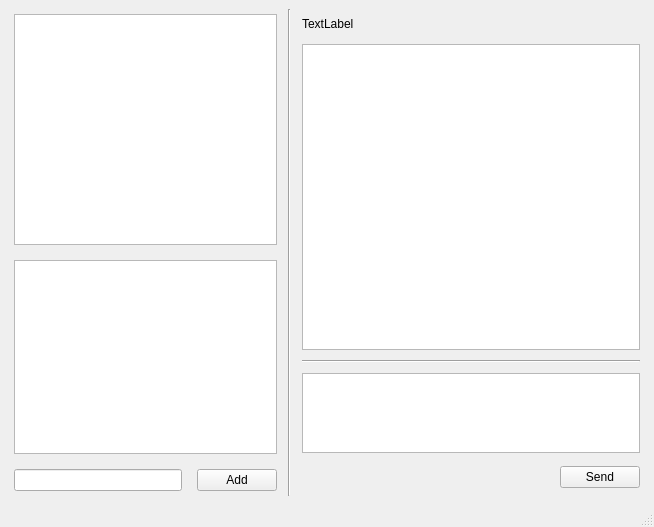
<?xml version="1.0" encoding="UTF-8"?>
<ui version="4.0">
 <class>MainWindow</class>
 <widget class="QMainWindow" name="MainWindow">
  <property name="geometry">
   <rect>
    <x>0</x>
    <y>0</y>
    <width>654</width>
    <height>527</height>
   </rect>
  </property>
  <property name="windowTitle">
   <string>MainWindow</string>
  </property>
  <widget class="QWidget" name="centralwidget">
   <layout class="QGridLayout" name="gridLayout_3">
    <item row="0" column="0">
     <layout class="QGridLayout" name="gridLayout_2">
      <item row="0" column="0">
       <layout class="QVBoxLayout" name="verticalLayout_2">
        <property name="spacing">
         <number>15</number>
        </property>
        <property name="margin">
         <number>5</number>
        </property>
        <item>
         <widget class="QListWidget" name="listWidget_2">
          <property name="sizePolicy">
           <sizepolicy hsizetype="Minimum" vsizetype="Expanding">
            <horstretch>0</horstretch>
            <verstretch>0</verstretch>
           </sizepolicy>
          </property>
          <property name="maximumSize">
           <size>
            <width>300</width>
            <height>16777215</height>
           </size>
          </property>
         </widget>
        </item>
        <item>
         <layout class="QVBoxLayout" name="verticalLayout">
          <item>
           <widget class="QListWidget" name="listWidget">
            <property name="sizePolicy">
             <sizepolicy hsizetype="Minimum" vsizetype="Expanding">
              <horstretch>0</horstretch>
              <verstretch>0</verstretch>
             </sizepolicy>
            </property>
            <property name="maximumSize">
             <size>
              <width>300</width>
              <height>16777215</height>
             </size>
            </property>
           </widget>
          </item>
          <item>
           <layout class="QHBoxLayout" name="horizontalLayout_3">
            <item>
             <widget class="QLineEdit" name="lineEdit"/>
            </item>
            <item>
             <widget class="QPushButton" name="btn_add">
              <property name="text">
               <string>Add</string>
              </property>
             </widget>
            </item>
           </layout>
          </item>
         </layout>
        </item>
       </layout>
      </item>
      <item row="0" column="1">
       <widget class="Line" name="line_2">
        <property name="orientation">
         <enum>Qt::Vertical</enum>
        </property>
       </widget>
      </item>
      <item row="0" column="2">
       <layout class="QGridLayout" name="gridLayout">
        <property name="margin">
         <number>5</number>
        </property>
        <property name="spacing">
         <number>10</number>
        </property>
        <item row="3" column="0">
         <widget class="QTextEdit" name="textEdit">
          <property name="maximumSize">
           <size>
            <width>16777215</width>
            <height>80</height>
           </size>
          </property>
         </widget>
        </item>
        <item row="0" column="0">
         <layout class="QHBoxLayout" name="horizontalLayout">
          <item>
           <widget class="QLabel" name="label">
            <property name="text">
             <string>TextLabel</string>
            </property>
           </widget>
          </item>
          <item>
           <spacer name="horizontalSpacer_2">
            <property name="orientation">
             <enum>Qt::Horizontal</enum>
            </property>
            <property name="sizeHint" stdset="0">
             <size>
              <width>248</width>
              <height>20</height>
             </size>
            </property>
           </spacer>
          </item>
         </layout>
        </item>
        <item row="1" column="0">
         <widget class="QTextBrowser" name="textBrowser"/>
        </item>
        <item row="2" column="0">
         <widget class="Line" name="line">
          <property name="orientation">
           <enum>Qt::Horizontal</enum>
          </property>
         </widget>
        </item>
        <item row="4" column="0">
         <layout class="QHBoxLayout" name="horizontalLayout_2">
          <item>
           <spacer name="horizontalSpacer">
            <property name="orientation">
             <enum>Qt::Horizontal</enum>
            </property>
            <property name="sizeHint" stdset="0">
             <size>
              <width>258</width>
              <height>28</height>
             </size>
            </property>
           </spacer>
          </item>
          <item>
           <widget class="QPushButton" name="btn_send">
            <property name="text">
             <string>Send</string>
            </property>
           </widget>
          </item>
         </layout>
        </item>
       </layout>
      </item>
     </layout>
    </item>
   </layout>
  </widget>
  <widget class="QMenuBar" name="menubar">
   <property name="enabled">
    <bool>false</bool>
   </property>
   <property name="geometry">
    <rect>
     <x>0</x>
     <y>0</y>
     <width>654</width>
     <height>28</height>
    </rect>
   </property>
  </widget>
  <widget class="QStatusBar" name="statusbar">
   <property name="enabled">
    <bool>false</bool>
   </property>
  </widget>
 </widget>
 <resources/>
 <connections/>
</ui>
